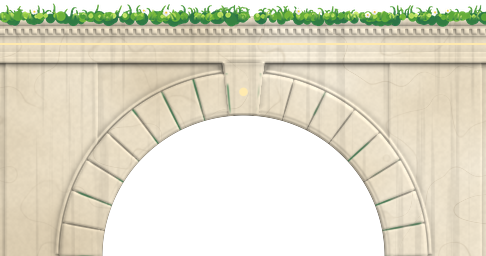
#> input picture Assets/Art/Paradise/Kit/Architecture/arch_span.png, 486 x 256 px; its folder holds only this picture in this run
$ python near_backdrop.py
#> lines starting #> are read from the running program, lines starting #| are printed output that depends on the picture
#> in near, `canvas = Image.new("RGBA", (W, H), (0, 0, 0, 0))`: canvas: PIL image 8192x1152 RGBA; every value is 0
"""The garden's near backdrop: the depth between the walk and the far distance.

The play layer is crisp and the painted distance is hazed, and between the two there was
only air. This layer fills it with what the garden is made of, built from the marble kit
itself: tiers of aqueduct arches, terraces with balustrades and blossom, and stacks of rock with
ruins on them, all standing in their own band of cloud. It is baked (a backdrop takes no
2D light), so each piece is lit here through its normal map by the same sun as the play
layer, then hazed toward the air colour and softened a little, more so near its foot.

The layer is 8192 x 1152, four screens of one screen's height, and wraps sideways. Output
goes to out/Backdrop_Garden, where `scenario_gen.py apply` copies it into the project.

  python tools/ai_art/near_backdrop.py
"""
import glob
import math
import os
import random

import numpy as np
from PIL import Image, ImageChops, ImageDraw, ImageFilter

HERE = os.path.dirname(__file__)
ART = os.path.join(HERE, "..", "..", "Assets", "Art", "Paradise")
KIT = os.path.join(ART, "Kit")
NORMALS = os.path.join(ART, "Normals")
BACKDROPS = os.path.join(ART, "Backdrop_Garden")
OUT = os.path.join(HERE, "out", "Backdrop_Garden")
W, H = 8192, 1152

# As SunAndClouds and ParadiseGarden set them: toward the sun, the sky's and the sun's colours.
SUN = np.array((0.52, 0.6, 0.61), dtype=np.float32)
SUN /= np.linalg.norm(SUN)
SKY_LIGHT = np.array((0.88, 0.93, 1.0), dtype=np.float32)
SUN_LIGHT = np.array((1.0, 0.95, 0.84), dtype=np.float32)
SUN_SHARE = 0.42
AIR = np.array((196, 214, 232), dtype=np.float32) / 255.0

_lit = {}


def lit_piece(name: str) -> Image.Image:
    """A kit piece, lit by the sun through its normal map (flat surfaces come out as painted)."""
#> called with name = 'arch_span'
    if name in _lit:
        return _lit[name]
    path = glob.glob(os.path.join(KIT, "*", name + ".png"))[0]
    img = Image.open(path).convert("RGBA")
#> img is the input picture: PIL image 486x256 RGBA; mean R, G, B, A 150.7, 147.4, 126.9, 180.4
    rgba = np.asarray(img).astype(np.float32) / 255.0
    map_path = os.path.join(NORMALS, name + "_n.png")
    if os.path.exists(map_path):
        normal = np.asarray(Image.open(map_path).convert("RGB").resize(img.size, Image.BILINEAR))
        normal = normal.astype(np.float32) / 127.5 - 1.0
        facing = np.clip((normal * SUN).sum(axis=2), 0.0, None) / SUN[2]
        if name == "rock_fill":
            # At this size its full relief would read as engraved lines.
            facing = 1.0 + (facing - 1.0) * 0.45
    else:
        facing = np.ones(img.size[::-1], dtype=np.float32)
    light = SKY_LIGHT * (1.0 - SUN_SHARE) + SUN_LIGHT * SUN_SHARE * facing[..., None]
    out = rgba.copy()
    out[..., :3] = np.clip(rgba[..., :3] * light, 0.0, 1.0)
    _lit[name] = Image.fromarray((out * 255.0 + 0.5).astype(np.uint8), "RGBA")
    return _lit[name]


def piece(name: str, scale: float, flip: bool = False) -> Image.Image:
    img = lit_piece(name)
    out = img.resize((max(1, round(img.width * scale)), max(1, round(img.height * scale))), Image.LANCZOS)
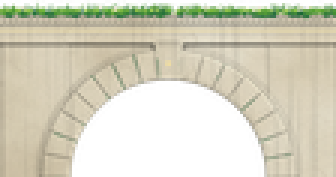
#> out: PIL image 112x59 RGBA (shown 3 times larger); mean R, G, B, A 145.6, 144.4, 122.5, 180.4; transparent parts drawn white
    return out.transpose(Image.FLIP_LEFT_RIGHT) if flip else out


def over(canvas: Image.Image, img: Image.Image, x: float, y: float) -> None:
    """Composites `img` with its top left at (x, y), clipped to the canvas."""
    x, y = round(x), round(y)
    box = (max(0, -x), max(0, -y), min(img.width, canvas.width - x), min(img.height, canvas.height - y))
    if box[2] > box[0] and box[3] > box[1]:
        canvas.alpha_composite(img.crop(box), (max(0, x), max(0, y)))


# [8 lines left out: function tiled, not called in this run]


def aqueduct(arches: int, tiers: int, scale: float, broken: bool, rng: random.Random) -> Image.Image:
    """Tiers of arches, one on another, the piers in line; one end can have fallen away."""
    arch = piece("arch_span", scale)
    step_x, step_y = arch.width - 2, arch.height - round(12 * scale)
#> step_x = 110; step_y = 56
    out = Image.new("RGBA", (step_x * arches + 2, step_y * tiers + 12), (0, 0, 0, 0))
#> out: PIL image 662x236 RGBA; every value is 0
    for tier in reversed(range(tiers)):
        for i in range(arches):
            over(out, arch.transpose(Image.FLIP_LEFT_RIGHT) if i % 2 else arch, i * step_x, tier * step_y)
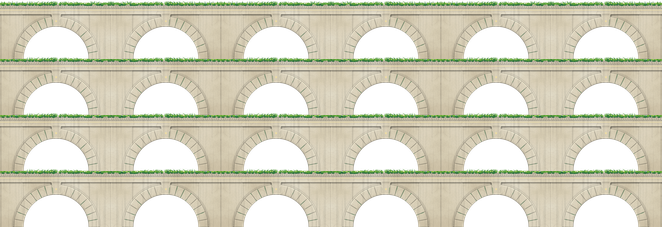
#> out: PIL image 662x236 RGBA; mean R, G, B, A 143.7, 141.9, 121, 178.8; transparent parts drawn white
    # Nothing hangs from the last arch of a broken run: a drape cut by the break reads as a spike.
    for i in range(arches - 1 if broken else arches):
        if rng.random() < 0.7:
            name = rng.choice(("ivy_curtain", "wisteria_drape", "ivy_drape_a", "ivy_drape_c"))
            drape = piece(name, scale * rng.uniform(0.55, 0.8), rng.random() < 0.5)
            over(out, drape, (i + rng.uniform(0.0, 0.5)) * step_x, -drape.height * 0.02 + 8 * scale)
    if not broken:
        return out
    # The break: masonry gives way along its courses, so each tier ends in a ragged stair down
    # its last arch, cut short of the keystone so no medallion is left hanging in the air.
    course = max(9.0, 44.0 * scale)
    block = course * 1.8
    mask = Image.new("L", out.size, 255)
    points = [(out.width, 0)]
    y, x, tier = 0.0, 0.0, -1
    while y < out.height:
        if y >= (tier + 1) * step_y:
            tier += 1
            base = out.width - step_x * rng.uniform(0.62, 0.84)
        x = base + rng.choice((-1, -1, 0, 0, 1)) * block * rng.uniform(0.35, 0.8)
        points.append((x, y))
        y += course * rng.choice((1, 1, 2))
        points.append((x, y))
    points.append((out.width, out.height))
    ImageDraw.Draw(mask).polygon(points, fill=0)
    out.putalpha(ImageChops.multiply(out.getchannel("A"), mask.filter(ImageFilter.GaussianBlur(1.0))))
    return out


# [125 lines left out: functions planted, wander, stack, terrace, hazed, stand, not called in this run]


def near() -> Image.Image:
    canvas = Image.new("RGBA", (W, H), (0, 0, 0, 0))
    rng = random.Random(23)
    far_row = dict(top=0.5, bottom=0.86, soften=2.8)
    near_row = dict(top=0.34, bottom=0.8, soften=2.0)
    # Everything carries on below the screen, so no foot ever shows where the cloud thins.
    # A row further back, so even this layer has depth of its own.
    stand(canvas, aqueduct(6, 4, 0.23, False, rng), 2500, 1230, **far_row)
    stand(canvas, stack(330, 640, 0.3, rng), 4750, 1230, **far_row)
    stand(canvas, aqueduct(5, 4, 0.23, True, rng), 6600, 1230, **far_row)
    # The main row: a few shapes with open sky between them.
    stand(canvas, aqueduct(3, 3, 0.36, True, rng), 800, 1270, **near_row)
    stand(canvas, stack(520, 800, 0.42, rng), 3550, 1300, **near_row)
    stand(canvas, stack(360, 610, 0.34, rng), 3980, 1290, **near_row)
    stand(canvas, terrace(700, 130, 330, 0.36, rng), 5650, 1290, **near_row)
    stand(canvas, aqueduct(2, 3, 0.36, False, rng), 7450, 1270, **near_row)
    # Its own band of cloud, hiding every foot.
    clouds = Image.open(os.path.join(BACKDROPS, "cloud_sea_2.png")).convert("RGBA")
    clouds = ImageChops.offset(clouds, 2300, 0)
    over(canvas, hazed(clouds, 0.04, 0.1, 0.6), 0, 896)
    return canvas


def main() -> None:
    os.makedirs(OUT, exist_ok=True)
    img = near()
    img.save(os.path.join(OUT, "garden_bg4_near.png"))
    print(f"built garden_bg4_near {img.size}")


if __name__ == "__main__":
#> (the run stopped early here; a loop or call above may not have finished)
